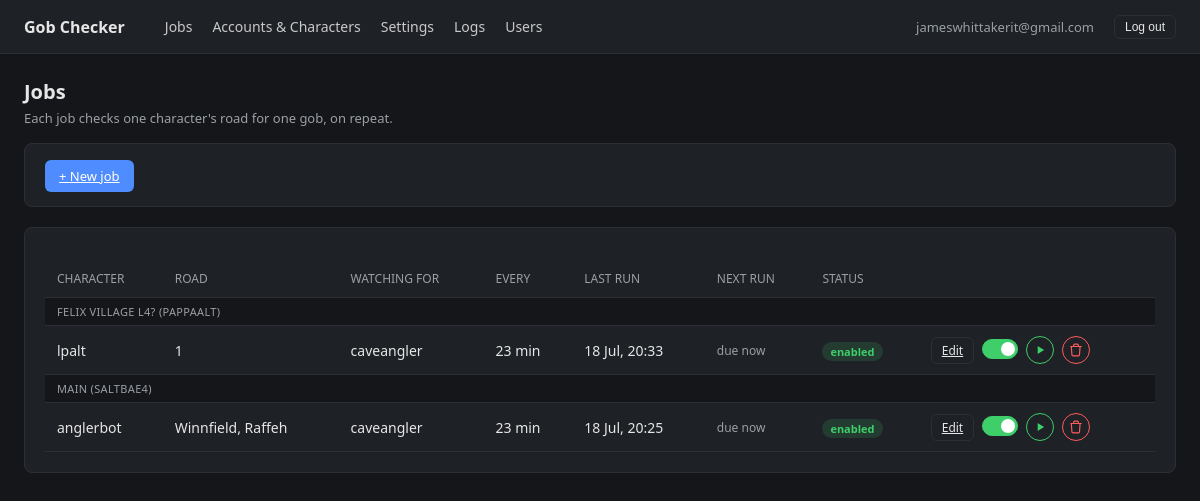
Page / (signed in) on the earlier database version.
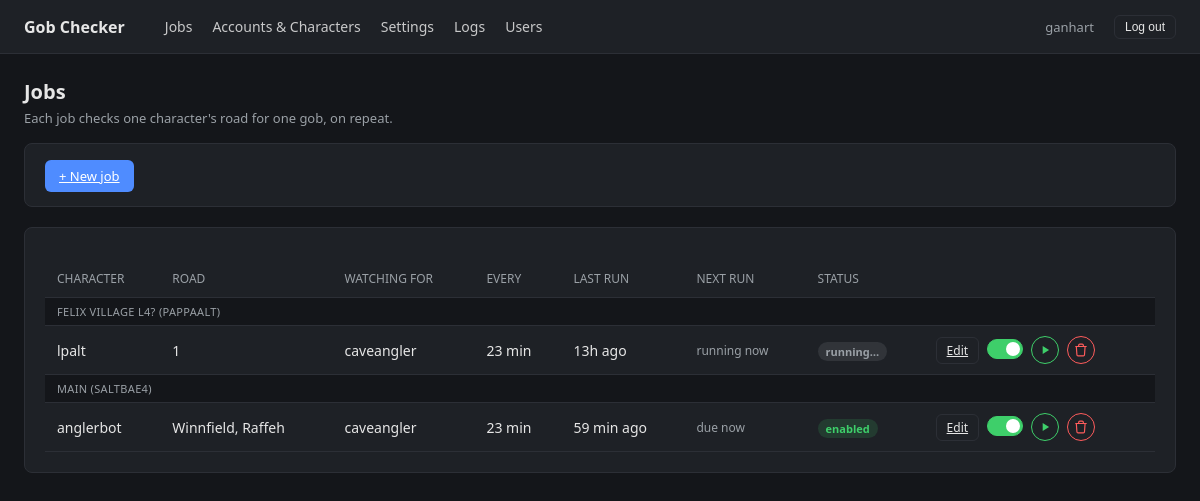
Same page on the later database version.
### tables this page shows
CREATE TABLE users (
    id INTEGER PRIMARY KEY AUTOINCREMENT,
    email TEXT NOT NULL UNIQUE,
    password_hash TEXT NOT NULL,
    is_admin INTEGER NOT NULL DEFAULT 0,
    is_approved INTEGER NOT NULL DEFAULT 0,
    created_at TEXT NOT NULL
);

CREATE TABLE jobs (
    id INTEGER PRIMARY KEY AUTOINCREMENT,
    character_id INTEGER NOT NULL REFERENCES characters(id) ON DELETE CASCADE,
    road_name TEXT NOT NULL,
    gob_name TEXT NOT NULL,
    interval_minutes INTEGER NOT NULL DEFAULT 30,
    enabled INTEGER NOT NULL DEFAULT 1,
    last_run_at TEXT,
    last_result TEXT,
    is_running INTEGER NOT NULL DEFAULT 0
, created_by INTEGER REFERENCES users(id));

CREATE TABLE accounts (
    id INTEGER PRIMARY KEY AUTOINCREMENT,
    label TEXT NOT NULL,
    username TEXT NOT NULL UNIQUE
, password_encrypted TEXT);

CREATE TABLE characters (
    id INTEGER PRIMARY KEY AUTOINCREMENT,
    account_id INTEGER NOT NULL REFERENCES accounts(id) ON DELETE CASCADE,
    name TEXT NOT NULL
);

### app.py (the view)
@app.route("/")
@login_required
def index():
    jobs = db.list_jobs()
    return render_template("index.html", jobs=jobs)

### app.py (called while the page is built, shortened)
@app.template_filter("fmt_dt")
def fmt_dt(value):
    if not value:
        return "—"
    try:
        dt = datetime.fromisoformat(value)
    except ValueError:
        return value
    now = datetime.now(timezone.utc)
    delta = now - dt
    seconds = delta.total_seconds()
    if seconds < 60:
        return "just now"
    if seconds < 3600:
        mins = int(seconds // 60)
        return f"{mins} min ago"
    if seconds < 86400:
        hours = int(seconds // 3600)
        return f"{hours}h ago"
    return dt.strftime("%d %b, %H:%M")

@app.template_global()
def next_run_str(job):
    if job["is_running"]:
        return "running now"
    if not job["enabled"]:
        return "—"
    if not job["last_run_at"]:
        return "due now"
    last = datetime.fromisoformat(job["last_run_at"])
    next_time = last + timedelta(minutes=job["interval_minutes"])
    seconds = (next_time - datetime.now(timezone.utc)).total_seconds()
    if seconds <= 0:
        return "due now"

### auth.py (called while the page is built)
@login_manager.user_loader
def load_user(user_id):
    row = db.get_user_by_id(int(user_id))
    if row is None:
        return None
    return User(row)

### db.py (called while the page is built)
@contextmanager
def get_conn():
    conn = sqlite3.connect(DB_PATH)
    conn.row_factory = sqlite3.Row
    conn.execute("PRAGMA foreign_keys = ON")
    try:
        yield conn
        conn.commit()
    finally:
        conn.close()

def list_jobs():
    with get_conn() as conn:
        return conn.execute(
            "SELECT jobs.*, characters.name AS character_name, "
            "accounts.label AS account_label, accounts.username AS account_username, "
            "users.email AS created_by_email, "
            "(SELECT GROUP_CONCAT(road_name, ', ') FROM "
            " (SELECT road_name FROM job_roads WHERE job_roads.job_id = jobs.id ORDER BY position) "
            ") AS roads_display "
            "FROM jobs "
            "JOIN characters ON characters.id = jobs.character_id "
            "JOIN accounts ON accounts.id = characters.account_id "
            "LEFT JOIN users ON users.id = jobs.created_by "
            "ORDER BY accounts.label, characters.name"
        ).fetchall()

def get_user_by_id(user_id):
    with get_conn() as conn:
        return conn.execute("SELECT * FROM users WHERE id = ?", (user_id,)).fetchone()

### templates/index.html
{% extends "base.html" %}
{% block content %}
<h1>Jobs</h1>
<div class="subtitle">Each job checks one character's road for one gob, on repeat.</div>
<div class="panel">
    <a href="{{ url_for('new_job') }}" class="btn">+ New job</a>
</div>
<div class="panel">
    <div class="table-wrap">
    <table>
        <tr>
            <th>Character</th><th>Road</th><th>Watching for</th>
            <th>Every</th><th>Last run</th><th>Next run</th><th>Status</th><th></th>
        </tr>
        {% set ns = namespace(current_account=None) %}
        {% for j in jobs %}
            {% if j.account_label != ns.current_account %}
            <tr class="group-row"><td colspan="8">{{ j.account_label }} ({{ j.account_username }})</td></tr>
            {% set ns.current_account = j.account_label %}
            {% endif %}
        <tr>
            <td>{{ j.character_name }}</td>
            <td>{{ j.roads_display or j.road_name }}</td>
            <td>{{ j.gob_name }}</td>
            <td>{{ j.interval_minutes }} min</td>
            <td>{{ j.last_run_at | fmt_dt }}</td>
            <td style="color:var(--muted); font-size:12px;">{{ next_run_str(j) }}</td>
            <td>
                {% if j.is_running %}
                    <span class="badge notfound">running…</span>
                {% elif j.enabled %}
                    <span class="badge on">enabled</span>
                {% else %}
                    <span class="badge off">disabled</span>
                {% endif %}
            </td>
            <td style="white-space:nowrap;">
                <div class="row-actions">
                <a href="{{ url_for('edit_job', job_id=j.id) }}" class="btn small secondary">Edit</a>
                <form class="inline" method="post" action="{{ url_for('toggle_job', job_id=j.id) }}">
                    <button type="submit" class="toggle {{ 'on' if j.enabled else 'off' }}"
                            title="{{ 'Disable' if j.enabled else 'Enable' }}"
                            aria-label="{{ 'Disable' if j.enabled else 'Enable' }}">
                        <span class="toggle-knob"></span>
                    </button>
                </form>
                <form class="inline" method="post" action="{{ url_for('run_now', job_id=j.id) }}">
                    <button type="submit" class="icon-btn play" title="Run now" aria-label="Run now">
                        <svg viewBox="0 0 24 24" width="14" height="14" fill="currentColor"><path d="M8 5v14l11-7z"/></svg>
                    </button>
                </form>
                <form class="inline" method="post" action="{{ url_for('delete_job', job_id=j.id) }}"
                      onsubmit="return confirm('Delete this job?');">
                    <button type="submit" class="icon-btn trash" title="Delete" aria-label="Delete">
                        <svg viewBox="0 0 24 24" width="14" height="14" fill="none" stroke="currentColor" stroke-width="2" stroke-linecap="round" stroke-linejoin="round"><path d="M3 6h18M8 6V4a2 2 0 0 1 2-2h4a2 2 0 0 1 2 2v2m3 0-1 14a2 2 0 0 1-2 2H7a2 2 0 0 1-2-2L4 6h16z"/></svg>
                    </button>
                </form>
                </div>
            </td>
        </tr>
        {% else %}
        <tr><td colspan="8" style="color:var(--muted);">No jobs yet. Add an account and character first, then create a job.</td></tr>
        {% endfor %}
    </table>
    </div>
</div>
{% endblock %}

### templates/base.html (shortened to what this page needs)
<!doctype html>
<html>
<head>
</head>
<body>
<nav>
    <span class="brand">Gob Checker</span>
    <a href="{{ url_for('index') }}">Jobs</a>
    <a href="{{ url_for('accounts') }}">Accounts &amp; Characters</a>
    <a href="{{ url_for('settings') }}">Settings</a>
    <a href="{{ url_for('logs') }}">Logs</a>
    {% if current_user.is_authenticated and current_user.is_admin %}
    <a href="{{ url_for('admin_users') }}">Users</a>
    {% endif %}
    {% if current_user.is_authenticated %}
    <span style="color:var(--muted); font-size:13px;">{{ current_user.email }}</span>
    <form method="post" action="{{ url_for('logout') }}" class="inline">
        <button class="btn small secondary" type="submit">Log out</button>
    </form>
    {% endif %}
</nav>
<main>
    {% block content %}{% endblock %}
</main>
</body>
</html>

### templates/base.html (style rules this page uses)
:root { --bg: #14161a; --panel: #1e2126; --border: #2c2f36; --text: #e6e6e6; --muted: #9aa0a6; --accent: #4f8cff; --found: #3ecf6a; --err: #ff5c5c; }
* { box-sizing: border-box; }
body { background: var(--bg); color: var(--text); font-family: system-ui, sans-serif; margin: 0; padding: 0; }
nav { background: var(--panel); border-bottom: 1px solid var(--border); padding: 14px 24px; display: flex; gap: 20px; align-items: center; }
nav a { color: var(--text); text-decoration: none; font-size: 14px; opacity: 0.85; }
nav .brand { font-weight: 600; margin-right: 20px; }
main { padding: 24px; max-width: 1400px; margin: 0 auto; }
table { width: 100%; border-collapse: collapse; margin-top: 12px; }
.table-wrap { overflow-x: auto; }
th, td { padding: 10px 12px; text-align: left; border-bottom: 1px solid var(--border); font-size: 14px; }
.group-row td { background: var(--bg); color: var(--muted); font-size: 11px; text-transform: uppercase; padding: 6px 12px; border-bottom: 1px solid var(--border); letter-spacing: 0.03em; }
th { color: var(--muted); font-weight: 500; font-size: 12px; text-transform: uppercase; }
.panel { background: var(--panel); border: 1px solid var(--border); border-radius: 8px; padding: 20px; margin-bottom: 20px; }
.btn { background: var(--accent); color: white; border: none; padding: 7px 14px; border-radius: 6px; cursor: pointer; font-size: 13px; }
.btn.secondary { background: transparent; border: 1px solid var(--border); color: var(--text); }
.btn.small { padding: 4px 10px; font-size: 12px; }
.badge { padding: 2px 8px; border-radius: 10px; font-size: 11px; font-weight: 600; }
.badge.notfound { background: rgba(154,160,166,0.15); color: var(--muted); }
.badge.on { background: rgba(62,207,106,0.15); color: var(--found); }
form.inline { display: inline; }
.row-actions { display: flex; align-items: center; gap: 8px; }
.toggle { width: 36px; height: 20px; border-radius: 10px; border: 1px solid var(--border); background: var(--panel); position: relative; cursor: pointer; padding: 0; flex-shrink: 0; }
.toggle.on { background: var(--found); border-color: var(--found); }
.toggle-knob { position: absolute; top: 2px; left: 2px; width: 14px; height: 14px; border-radius: 50%; background: #fff; transition: left 0.15s; }
.toggle.on .toggle-knob { left: 18px; }
.icon-btn { width: 28px; height: 28px; border-radius: 50%; display: inline-flex; align-items: center; justify-content: center; border: 1px solid var(--border); background: transparent; cursor: pointer; padding: 0; flex-shrink: 0; }
.icon-btn.play { color: var(--found); border-color: var(--found); }
.icon-btn.trash { color: var(--err); border-color: var(--err); }
h1 { font-size: 20px; margin: 0 0 4px 0; }
.subtitle { color: var(--muted); font-size: 13px; margin-bottom: 16px; }

Differences in the rows shown:
changed users: email "jameswhittakerit@gmail.com" → "ganhart"
changed jobs "lpalt": last_run_at|fmt_dt "18 Jul, 20:33" → "13h ago"; next_run_str "due now" → "running now"; is_running "enabled" → "running…"
changed jobs "anglerbot": last_run_at|fmt_dt "18 Jul, 20:25" → "59 min ago"
